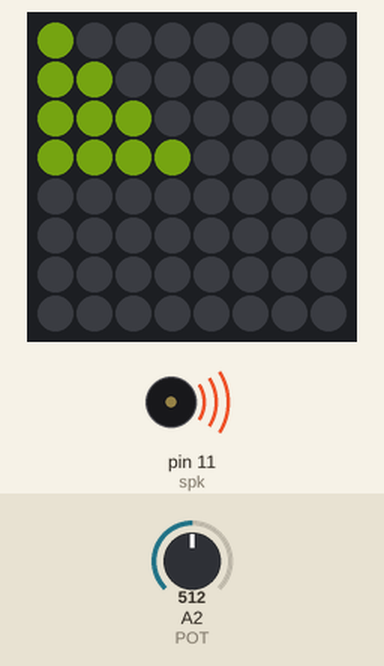
Simulated run of this sketch. Board: Arduino Uno, built with avr-gcc and run on an emulated ATmega328P. On the bench: 8×8 RGB LED matrix (first LED top left, wired row by row), buzzer (waves = sounding). Inputs (shaded band) come from the test bench; at power-on: A2 (POT) = 512. Dim RGB values are drawn brighter than linear.

Above: at 1.2 s.
1.3 s: A2 (POT) set to 881
At 2.4 s:
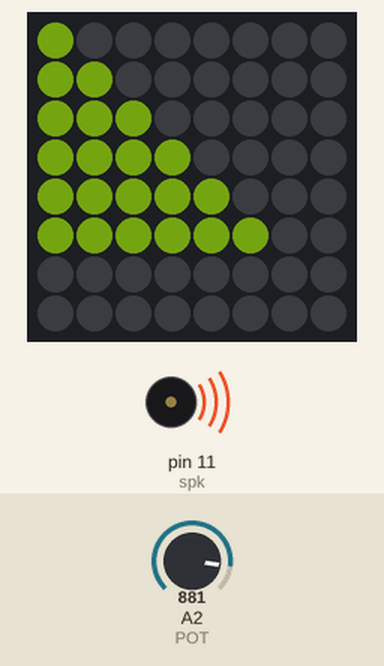
4.3 s: A2 (POT) set to 906
At 5.8 s:
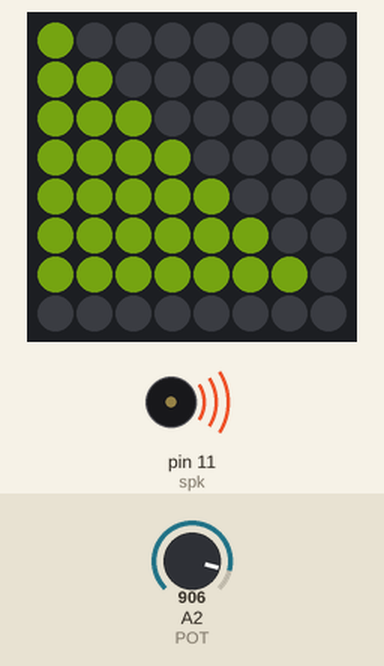
7.3 s: A2 (POT) set to 134
At 8.6 s:
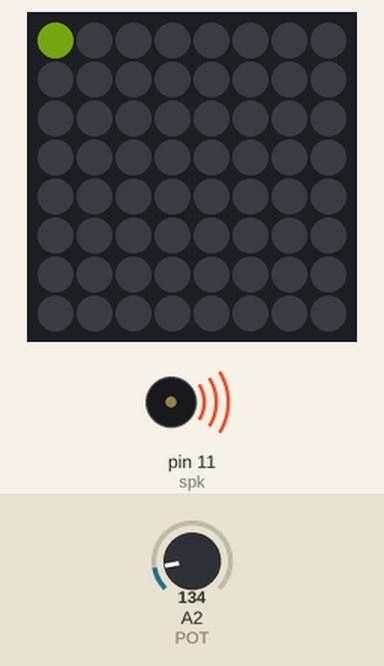
8.9 s: A2 (POT) set to 117
At 9.4 s:
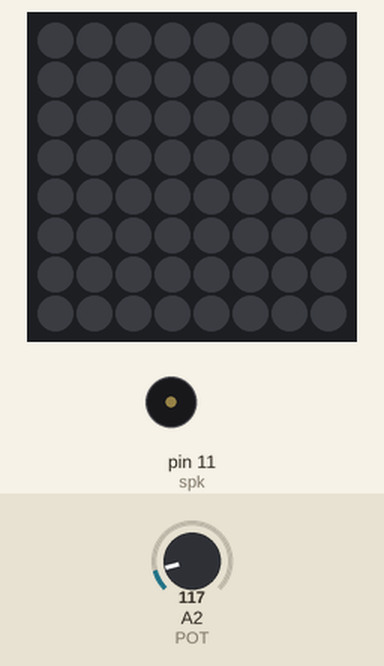
Timing chart, 0 to 11.4 s (numbered marks = the images above; inputs shaded):
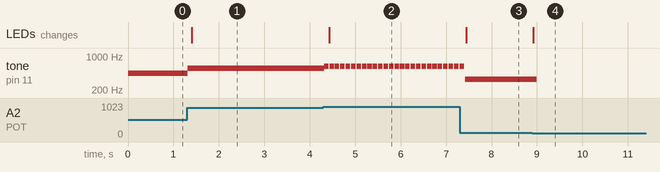

Measured:
- the behaviour switches between 895 and 896 on A2 (POT) (found by bisection; images 1 and 2)
- the behaviour switches between 128 and 127 on A2 (POT) (found by bisection; images 3 and 4)
- after the input at 1.3 s, tone on pin 11 (spk): 440 Hz → 554 Hz at once; the LEDs: change after 0.10 s (image 1)
- after the input at 4.3 s, tone on pin 11 (spk): alternates 622 Hz for 0.10 s and silent for 0.02 s, starting at once; the LEDs: change after 0.13 s (image 2)
- after the input at 7.3 s, the LEDs: change after 0.14 s (image 3)
- after the input at 8.9 s, tone on pin 11 (spk): 330 Hz → silent after 0.10 s; the LEDs: change at once (image 4)

The sketch:

PTW_POT.ino
```cpp
/*
PTW2015 code for potentiometer
*/

#include <Adafruit_GFX.h> //GFX library
#include <Adafruit_NeoMatrix.h> //neoMatrix library
#include <Adafruit_NeoPixel.h> //neoPixel library

#ifndef PSTR
 #define PSTR // Make Arduino Due happy
#endif

#define PIN 6 //pin 6 is Matrix
#define spk 11 //speaker pin
#define POT A2 //pin for POT

//NeoPixel Matrix is 8 by 8 and runs from pin 6
//pixel (1,1) is top and right
//pixels are arranged in columns
//pixels are progressive, not zigzag
//pixels are wired for GRB bitstream and run at 800KHz
Adafruit_NeoMatrix matrix = Adafruit_NeoMatrix(8, 8, PIN,
  NEO_MATRIX_TOP     + NEO_MATRIX_RIGHT +
  NEO_MATRIX_COLUMNS + NEO_MATRIX_PROGRESSIVE,
  NEO_GRB            + NEO_KHZ800);

//the following arrays are for coordinates of pixels on the matrix
const int16_t stairs[36] = {56,57,49,58,50,42,59,51,43,35,60,52,44,36,28,61,53,45,37,29,21,62,54,46,38,30,22,14,63,55,47,39,31,23,15,7};
int tones[8] = {330, 369, 415, 440, 494, 554, 622, 659}; //notes of E major
//                E   F#   G#   A   B     C#   D#   E
int POTread = 0;

void setup()
{
  matrix.begin(); //start matrix
  matrix.setBrightness(40); //set brightness
}

void loop()
{
  POTcase();
}

/*this function creates stairs when the potentiometer is activated
*/

void POTcase()
{

  POTread = analogRead(POT);
  int col = map(POTread, 0, 1023, 0, 8); //map analog voltages from POT to match columns


     if(col == 1) //start at first column and lights go up the pattern
     {
       matrix.fillScreen(0);//clear screen
       matrix.show();

       tone(spk,tones[0],100); //play E
       matrix.setPixelColor(stairs[0],171,242,29);
       matrix.show();
     }
     else if(col == 2)
     {
       matrix.fillScreen(0);//clear screen
       matrix.show();

       tone(spk,tones[1],100); //play F#
        for(uint16_t i = 0; i <= 2; i++)
        {
          matrix.setPixelColor(stairs[i],171,242,29);
          matrix.show();
        }
     }
     else if(col == 3)
     {
       matrix.fillScreen(0);//clear screen
       matrix.show();

       tone(spk,tones[2],100); //play G#
        for(uint16_t i = 0; i <= 5; i++)
        {
          matrix.setPixelColor(stairs[i],171,242,29);
          matrix.show();
        }
     }
   else if(col == 4)
     {
       matrix.fillScreen(0);//clear screen
       matrix.show();

       tone(spk,tones[3],100); //play A
        for(uint16_t i = 0; i <= 9; i++)
        {
          matrix.setPixelColor(stairs[i],171,242,29);
          matrix.show();
        }
     }
   else if(col == 5)
     {
       matrix.fillScreen(0);//clear screen
       matrix.show();

       tone(spk,tones[4],100); //play B
        for(uint16_t i = 0; i <= 14; i++)
        {
          matrix.setPixelColor(stairs[i],171,242,29);
          matrix.show();
        }
     }
     else if(col == 6)
     {
       matrix.fillScreen(0);//clear screen
       matrix.show();

       tone(spk,tones[5],100); //play A
        for(uint16_t i = 0; i <= 20; i++)
        {
          matrix.setPixelColor(stairs[i],171,242,29);
          matrix.show();
        }
     }
     else if(col == 7)
     {
       matrix.fillScreen(0);//clear screen
       matrix.show();

       tone(spk,tones[6],100); //play A
        for(uint16_t i = 0; i <= 27; i++)
        {
          matrix.setPixelColor(stairs[i],171,242,29);
          matrix.show();
        }
     }
     else if(col == 8)
     {
       matrix.fillScreen(0);//clear screen
       matrix.show();

       tone(spk,tones[7],100); //play A
        for(uint16_t i = 0; i <= 35; i++)
        {
          matrix.setPixelColor(stairs[i],171,242,29);
          matrix.show();
        }
     }
     else
     {
       matrix.fillScreen(0);
       matrix.show();
     }
}
```
